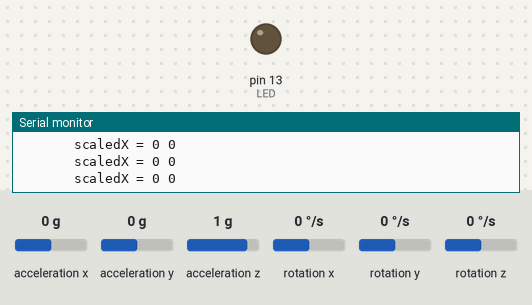
A sketch run on a simulated Arduino Uno, built with avr-gcc and run on an emulated ATmega328P. Shown: output pins drawn as LEDs (lit = HIGH), the last lines printed to the serial monitor. Wiring (inferred from the names in the program): MPU-6050 motion sensor at I2C address 0x68. The inputs (shaded band) are chosen by the test bench; at power-on: acceleration x 0 g, acceleration y 0 g, acceleration z 1 g, rotation x 0 °/s, rotation y 0 °/s, rotation z 0 °/s.

Above: at 1.2 s.
1.3 s: acceleration x set to -0.2 g
At 1.9 s:
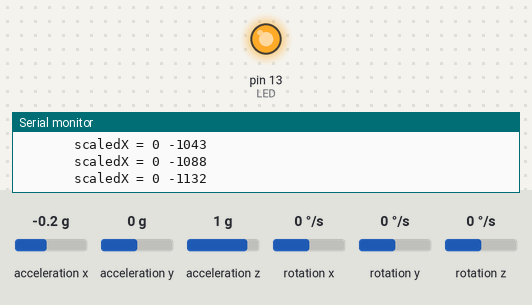
5.8 s: acceleration x set to 0 g
8.8 s: acceleration x set to 0.3 g
At 10.1 s:
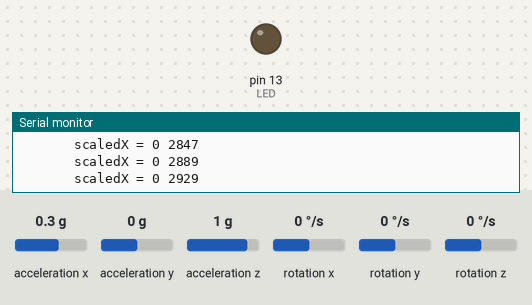
11.8 s: acceleration x set to -0.8 g
At 13.4 s:
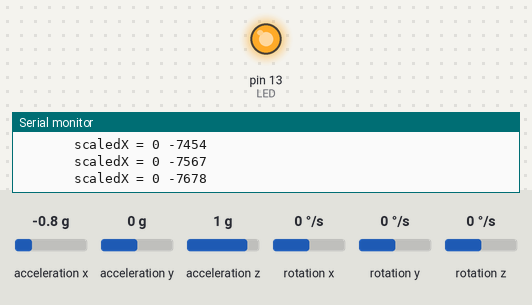
Timing chart, 0 to 14.6 s (numbered marks = the images above; inputs shaded):
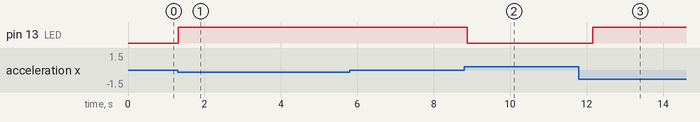

The sketch:

MPU_6050_SnuOppNedMedFilter.ino
```cpp
// MPU-6050 Short Example Sketch
// By Arduino User JohnChi
// August 17, 2014
// Public Domain


#include<Wire.h>
#include<math.h>
#include<Filter.h>
int scaledX = 0;
int lagretscaledX = 0;
int LED = 13;


const int MPU_addr = 0x68; // I2C address of the MPU-6050
int16_t AcX, AcY, AcZ, Tmp, GyX, GyY, GyZ;

// Create a new exponential filter with a weight of 5 and an initial value of 0.
ExponentialFilter<long> ADCFilter(2, 0);

void setup() {
  Wire.begin();
  Wire.beginTransmission(MPU_addr);
  Wire.write(0x6B);  // PWR_MGMT_1 register
  Wire.write(0);     // set to zero (wakes up the MPU-6050)
  Wire.endTransmission(true);
  Serial.begin(9600);
  pinMode(LED, OUTPUT);
}


void loop() {
  Wire.beginTransmission(MPU_addr);
  Wire.write(0x3B);  // starting with register 0x3B (ACCEL_XOUT_H)
  Wire.endTransmission(false);
  Wire.requestFrom(MPU_addr, 14, true); // request a total of 14 registers
  AcX = Wire.read() << 8 | Wire.read(); // 0x3B (ACCEL_XOUT_H) & 0x3C (ACCEL_XOUT_L)
  AcY = Wire.read() << 8 | Wire.read(); // 0x3D (ACCEL_YOUT_H) & 0x3E (ACCEL_YOUT_L)
  AcZ = Wire.read() << 8 | Wire.read(); // 0x3F (ACCEL_ZOUT_H) & 0x40 (ACCEL_ZOUT_L)
  Tmp = Wire.read() << 8 | Wire.read(); // 0x41 (TEMP_OUT_H) & 0x42 (TEMP_OUT_L)
  GyX = Wire.read() << 8 | Wire.read(); // 0x43 (GYRO_XOUT_H) & 0x44 (GYRO_XOUT_L)
  GyY = Wire.read() << 8 | Wire.read(); // 0x45 (GYRO_YOUT_H) & 0x46 (GYRO_YOUT_L)
  GyZ = Wire.read() << 8 | Wire.read(); // 0x47 (GYRO_ZOUT_H) & 0x48 (GYRO_ZOUT_L)
 // Serial.print("AcX = "); Serial.print(AcX);
  // Serial.print(" | AcY = "); Serial.print(AcY);
  // Serial.print(" | AcZ = "); Serial.print(AcZ);
  // Serial.print(" | Tmp = "); Serial.print(Tmp/340.00+36.53);  //equation for temperature in degrees C from datasheet
  // Serial.print(" | GyX = "); Serial.print(GyX);
  // Serial.print(" | GyY = "); Serial.print(GyY);
  // Serial.print(" | GyZ = "); Serial.println(GyZ);


 ADCFilter.Filter(AcX);

 scaledX = ADCFilter.Current()/16834;


  if (ADCFilter.Current() < 0 )
  {
    digitalWrite(LED,HIGH);
  }
  else if (ADCFilter.Current() > 0 )
  {
    digitalWrite(LED,LOW);
  }

//  lagretscaledX = scaledX;


  Serial.print("       scaledX = ");
  Serial.print(scaledX);
  Serial.print(" ");
  Serial.println(ADCFilter.Current());
  //Serial.print (digitalRead(LED));
 //delay(300);
}
```

Filter.h
```cpp
#pragma once

/*
* Implements a simple linear recursive exponential filter.
* See: http://www.statistics.com/glossary&term_id=756 */
template<class T> class ExponentialFilter
{
  // Weight for new values, as a percentage ([0..100])
  T m_WeightNew;

  // Current filtered value.
  T m_Current;

public:
  ExponentialFilter(T WeightNew, T Initial)
    : m_WeightNew(WeightNew), m_Current(Initial)
  { }

  void Filter(T New)
  {
    m_Current = (100 * m_WeightNew * New + (100 - m_WeightNew) * m_Current + 50)/100;
  }

  void SetWeight(T NewWeight)
  {
    m_WeightNew = NewWeight;
  }

  T GetWeight() const { return m_WeightNew; }

  T Current() const { return (m_Current + 50)/100; }

  void SetCurrent(T NewValue)
  {
    m_Current = NewValue*100;
  }
};

// Specialization for floating point math.
template<> class ExponentialFilter<float>
{
  float m_fWeightNew;
  float m_fCurrent;

public:
  ExponentialFilter(float fWeightNew, float fInitial)
    : m_fWeightNew(fWeightNew/100.0), m_fCurrent(fInitial)
  { }


  void Filter(float fNew)
  {
    m_fCurrent = m_fWeightNew * fNew + (1.0 - m_fWeightNew) * m_fCurrent;
  }

  void SetWeight(float NewWeight)
  {
    m_fWeightNew = NewWeight/100.0;
  }

  float GetWeight() const { return m_fWeightNew*100.0; }

  float Current() const { return m_fCurrent; }

  void SetCurrent(float fNewValue)
  {
    m_fCurrent = fNewValue;
  }
};
```

Measured:
- the behaviour switches between 0 and -0.1 g on acceleration x (found by bisection; images 0 and 1)
- the behaviour switches between 0.1 and 0.2 g on acceleration x (found by bisection; images 1 and 2)
- after the input at 1.3 s, pin 13 (LED): LOW → HIGH at once
- after the input at 8.8 s, pin 13 (LED): HIGH → LOW after 0.08 s
- after the input at 11.8 s, pin 13 (LED): LOW → HIGH after 0.36 s
